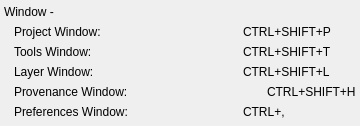
              <widget class="QWidget" name="widget_27" native="true">
               <property name="sizePolicy">
                <sizepolicy hsizetype="Preferred" vsizetype="Fixed">
                 <horstretch>0</horstretch>
                 <verstretch>0</verstretch>
                </sizepolicy>
               </property>
               <layout class="QVBoxLayout" name="verticalLayout_4">
                <property name="spacing">
                 <number>0</number>
                </property>
                <property name="leftMargin">
                 <number>4</number>
                </property>
                <property name="topMargin">
                 <number>2</number>
                </property>
                <property name="rightMargin">
                 <number>4</number>
                </property>
                <property name="bottomMargin">
                 <number>4</number>
                </property>
                <item>
                 <widget class="QWidget" name="widget_28" native="true">
                  <layout class="QHBoxLayout" name="horizontalLayout_27">
                   <property name="spacing">
                    <number>0</number>
                   </property>
                   <property name="margin">
                    <number>0</number>
                   </property>
                   <item>
                    <widget class="QLabel" name="label_40">
                     <property name="minimumSize">
                      <size>
                       <width>0</width>
                       <height>20</height>
                      </size>
                     </property>
                     <property name="text">
                      <string>Window -</string>
                     </property>
                    </widget>
                   </item>
                  </layout>
                 </widget>
                </item>
                <item>
                 <widget class="QWidget" name="widget_29" native="true">
                  <property name="minimumSize">
                   <size>
                    <width>0</width>
                    <height>20</height>
                   </size>
                  </property>
                  <layout class="QHBoxLayout" name="horizontalLayout_28" stretch="2,1">
                   <property name="spacing">
                    <number>4</number>
                   </property>
                   <property name="leftMargin">
                    <number>10</number>
                   </property>
                   <property name="topMargin">
                    <number>0</number>
                   </property>
                   <property name="rightMargin">
                    <number>0</number>
                   </property>
                   <property name="bottomMargin">
                    <number>0</number>
                   </property>
                   <item>
                    <widget class="QLabel" name="label_41">
                     <property name="text">
                      <string>Project Window:	</string>
                     </property>
                    </widget>
                   </item>
                   <item>
                    <widget class="QLabel" name="label_42">
                     <property name="text">
                      <string>CTRL+SHIFT+P</string>
                     </property>
                    </widget>
                   </item>
                  </layout>
                 </widget>
                </item>
                <item>
                 <widget class="QWidget" name="widget_30" native="true">
                  <property name="minimumSize">
                   <size>
                    <width>0</width>
                    <height>20</height>
                   </size>
                  </property>
                  <layout class="QHBoxLayout" name="horizontalLayout_29" stretch="2,1">
                   <property name="spacing">
                    <number>4</number>
                   </property>
                   <property name="leftMargin">
                    <number>10</number>
                   </property>
                   <property name="topMargin">
                    <number>0</number>
                   </property>
                   <property name="rightMargin">
                    <number>0</number>
                   </property>
                   <property name="bottomMargin">
                    <number>0</number>
                   </property>
                   <item>
                    <widget class="QLabel" name="label_43">
                     <property name="text">
                      <string>Tools Window:</string>
                     </property>
                    </widget>
                   </item>
                   <item>
                    <widget class="QLabel" name="label_44">
                     <property name="text">
                      <string>CTRL+SHIFT+T</string>
                     </property>
                    </widget>
                   </item>
                  </layout>
                 </widget>
                </item>
                <item>
                 <widget class="QWidget" name="widget_31" native="true">
                  <property name="minimumSize">
                   <size>
                    <width>0</width>
                    <height>20</height>
                   </size>
                  </property>
                  <layout class="QHBoxLayout" name="horizontalLayout_30" stretch="2,1">
                   <property name="spacing">
                    <number>4</number>
                   </property>
                   <property name="leftMargin">
                    <number>10</number>
                   </property>
                   <property name="topMargin">
                    <number>0</number>
                   </property>
                   <property name="rightMargin">
                    <number>0</number>
                   </property>
                   <property name="bottomMargin">
                    <number>0</number>
                   </property>
                   <item>
                    <widget class="QLabel" name="label_45">
                     <property name="text">
                      <string>Layer Window:</string>
                     </property>
                    </widget>
                   </item>
                   <item>
                    <widget class="QLabel" name="label_46">
                     <property name="text">
                      <string>CTRL+SHIFT+L</string>
                     </property>
                    </widget>
                   </item>
                  </layout>
                 </widget>
                </item>
                <item>
                 <widget class="QWidget" name="widget_32" native="true">
                  <property name="minimumSize">
                   <size>
                    <width>0</width>
                    <height>20</height>
                   </size>
                  </property>
                  <layout class="QHBoxLayout" name="horizontalLayout_31" stretch="2,1">
                   <property name="spacing">
                    <number>4</number>
                   </property>
                   <property name="leftMargin">
                    <number>10</number>
                   </property>
                   <property name="topMargin">
                    <number>0</number>
                   </property>
                   <property name="rightMargin">
                    <number>0</number>
                   </property>
                   <property name="bottomMargin">
                    <number>0</number>
                   </property>
                   <item>
                    <widget class="QLabel" name="label_47">
                     <property name="minimumSize">
                      <size>
                       <width>249</width>
                       <height>0</height>
                      </size>
                     </property>
                     <property name="text">
                      <string>Provenance Window:</string>
                     </property>
                    </widget>
                   </item>
                   <item>
                    <widget class="QLabel" name="label_48">
                     <property name="text">
                      <string>CTRL+SHIFT+H</string>
                     </property>
                    </widget>
                   </item>
                  </layout>
                 </widget>
                </item>
                <item>
                 <widget class="QWidget" name="widget_33" native="true">
                  <property name="minimumSize">
                   <size>
                    <width>0</width>
                    <height>20</height>
                   </size>
                  </property>
                  <layout class="QHBoxLayout" name="horizontalLayout_32" stretch="2,1">
                   <property name="spacing">
                    <number>4</number>
                   </property>
                   <property name="leftMargin">
                    <number>10</number>
                   </property>
                   <property name="topMargin">
                    <number>0</number>
                   </property>
                   <property name="rightMargin">
                    <number>0</number>
                   </property>
                   <property name="bottomMargin">
                    <number>0</number>
                   </property>
                   <item>
                    <widget class="QLabel" name="label_49">
                     <property name="text">
                      <string>Preferences Window:</string>
                     </property>
                    </widget>
                   </item>
                   <item>
                    <widget class="QLabel" name="label_50">
                     <property name="text">
                      <string>CTRL+,</string>
                     </property>
                    </widget>
                   </item>
                  </layout>
                 </widget>
                </item>
               </layout>
              </widget>
